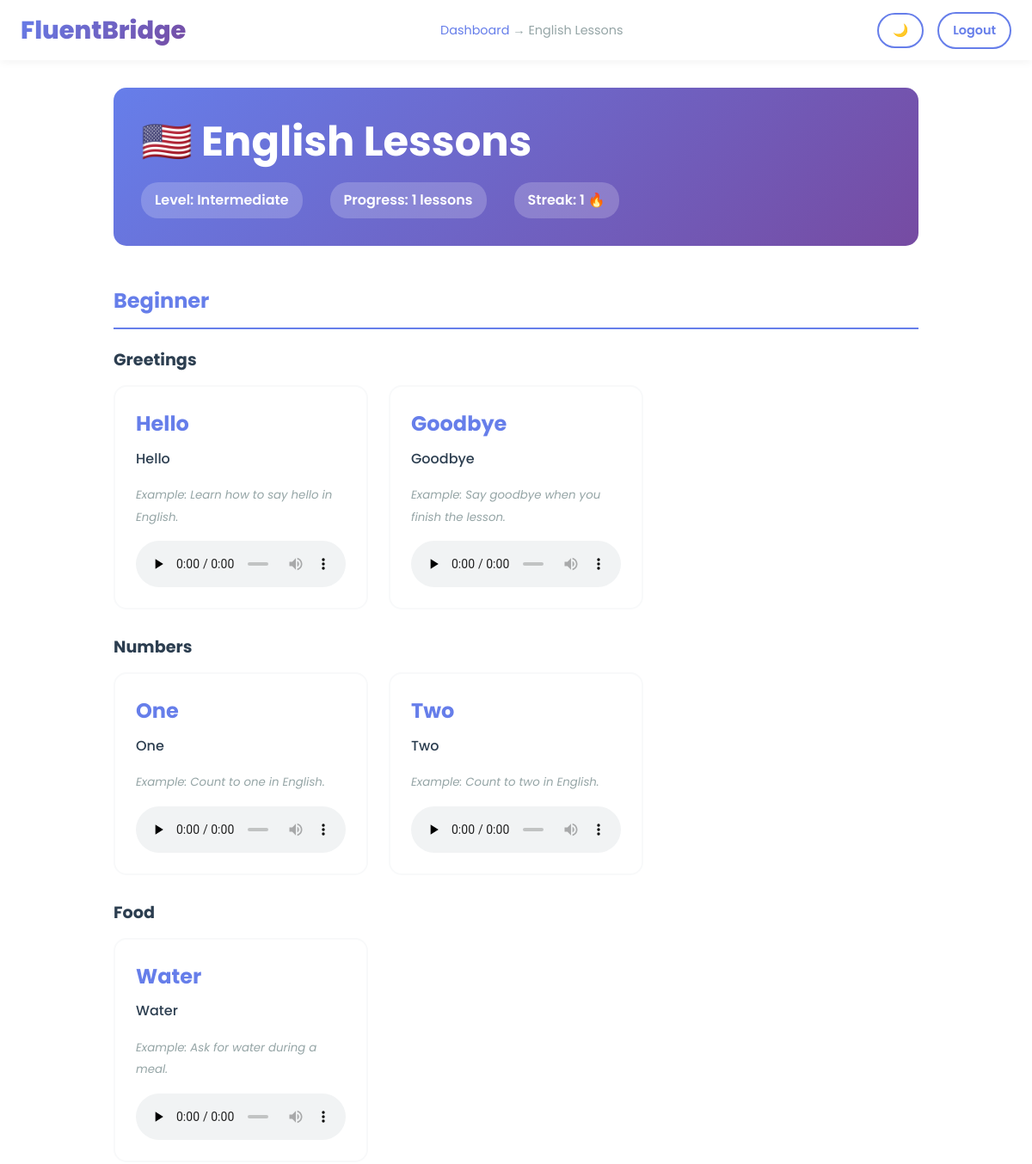
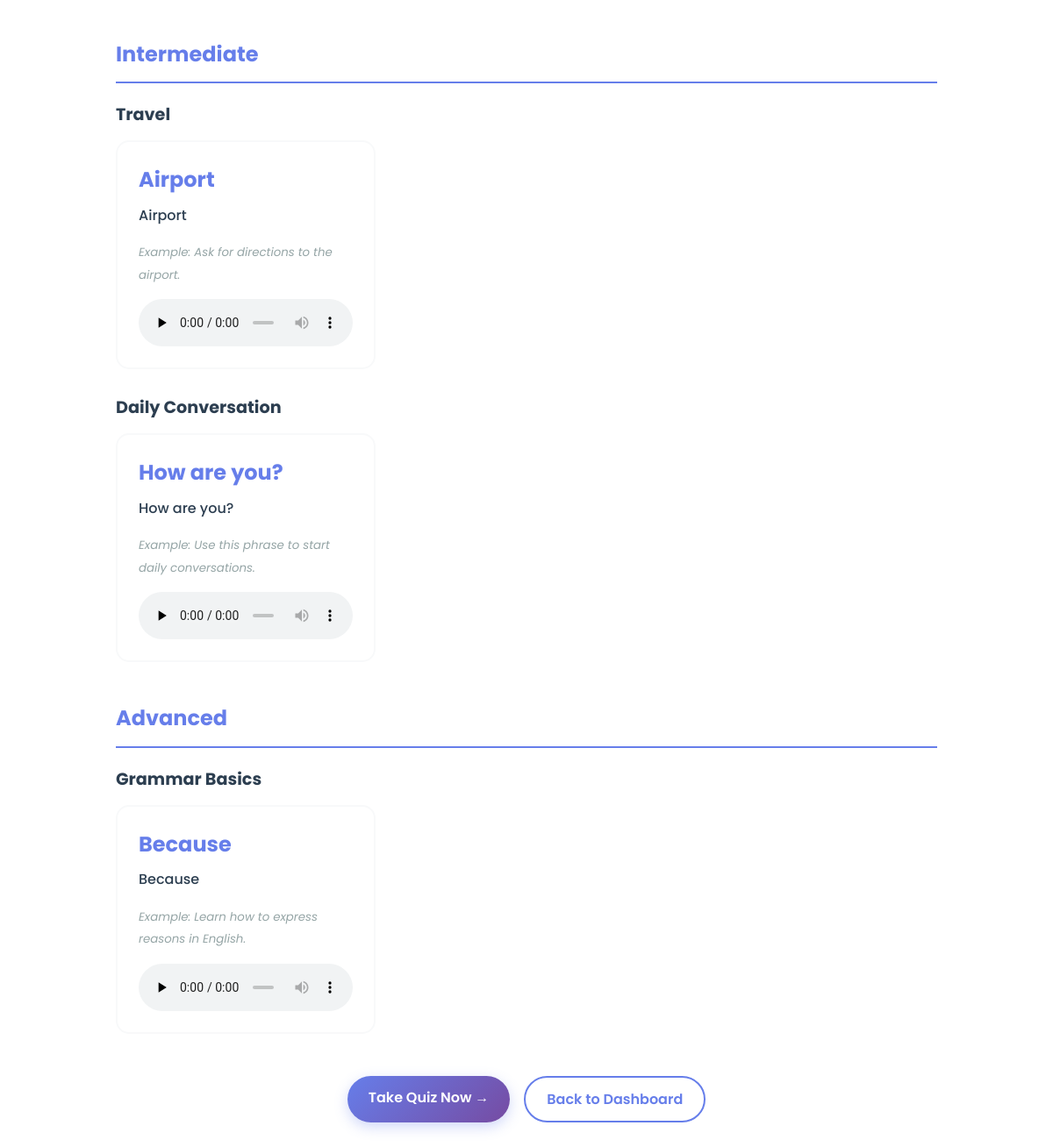
The app's page /lessons/1 (signed in) with its own data (2 pictures, top to bottom).
### tables this page shows
CREATE TABLE languages
                 (id INTEGER PRIMARY KEY,
                  name TEXT NOT NULL UNIQUE,
                  flag TEXT NOT NULL);

CREATE TABLE user_progress
                 (id INTEGER PRIMARY KEY,
                  user_id INTEGER NOT NULL,
                  language_id INTEGER NOT NULL,
                  level TEXT DEFAULT 'Beginner',
                  score INTEGER DEFAULT 0,
                  streak INTEGER DEFAULT 0,
                  lessons_completed INTEGER DEFAULT 0,
                  quizzes_completed INTEGER DEFAULT 0,
                  last_learned TIMESTAMP,
                  FOREIGN KEY(user_id) REFERENCES users(id),
                  FOREIGN KEY(language_id) REFERENCES languages(id));

CREATE TABLE lessons
                 (id INTEGER PRIMARY KEY,
                  language_id INTEGER NOT NULL,
                  level TEXT NOT NULL,
                  category TEXT NOT NULL,
                  word TEXT NOT NULL,
                  meaning TEXT NOT NULL,
                  example TEXT,
                  FOREIGN KEY(language_id) REFERENCES languages(id));

### app.py (the view)
@app.route('/lessons/<int:lang_id>')
@login_required
def lessons(lang_id):
    conn = get_db()
    c = conn.cursor()
    c.execute('SELECT * FROM languages WHERE id = ?', (lang_id,))
    language = c.fetchone()
    c.execute('''SELECT DISTINCT level FROM lessons WHERE language_id = ?
                ORDER BY CASE level
                         WHEN 'Beginner' THEN 1
                         WHEN 'Intermediate' THEN 2
                         WHEN 'Advanced' THEN 3
                         END''', (lang_id,))
    levels = [row[0] for row in c.fetchall()]
    lessons_data = {}
    for level in levels:
        c.execute('''SELECT DISTINCT category FROM lessons
                    WHERE language_id = ? AND level = ?''', (lang_id, level))
        categories = [row[0] for row in c.fetchall()]
        lessons_data[level] = {}
        for category in categories:
            c.execute('''SELECT * FROM lessons
                        WHERE language_id = ? AND level = ? AND category = ?''',
                     (lang_id, level, category))
            lessons_data[level][category] = c.fetchall()
    c.execute('SELECT * FROM user_progress WHERE user_id = ? AND language_id = ?',
             (session['user_id'], lang_id))
    user_progress = c.fetchone()
    conn.close()
    return render_template('lessons_page.html',
                          language=language,
                          levels=levels,
                          lessons_data=lessons_data,
                          user_progress=user_progress)

### app.py (called while the page is built)
def get_db():
    conn = sqlite3.connect(DATABASE)
    conn.row_factory = sqlite3.Row
    return conn

def login_required(f):
    @wraps(f)
    def decorated_function(*args, **kwargs):
        if 'user_id' not in session:
            next_url = request.path
            return redirect(url_for('login', next=next_url))
        return f(*args, **kwargs)
    return decorated_function

### templates/lessons_page.html (shortened to what this page needs)
<!DOCTYPE html>
<html lang="en">
<head>
    <link rel="stylesheet" href="{{ url_for('static', filename='style.css') }}">
</head>
<body data-language="{{ language.name }}">
    <nav class="navbar navbar-dashboard">
        <div class="navbar-brand">
            <a href="/dashboard" class="logo">FluentBridge</a>
        </div>
        <div class="breadcrumb">
            <a href="/dashboard">Dashboard</a> → {{ language.name }} Lessons
        </div>
        <div class="navbar-right">
            <button class="btn btn-outline btn-small dark-toggle" type="button" onclick="toggleDarkMode()">🌙</button>
            <a href="/logout" class="btn btn-outline btn-small">Logout</a>
        </div>
    </nav>
    <div class="lesson-container">
        <div class="lesson-header">
            <h1>{{ language.flag }} {{ language.name }} Lessons</h1>
            <div class="lesson-stats">
                <span>Level: {{ user_progress.level if user_progress else 'Beginner' }}</span>
                <span>Progress: {{ user_progress.lessons_completed if user_progress else 0 }} lessons</span>
                <span>Streak: {{ user_progress.streak if user_progress else 0 }} 🔥</span>
            </div>
        </div>
        <div class="lesson-content">
            {% for level in levels %}
            <div class="level-section">
                <h2 class="level-title">{{ level }}</h2>
                {% for category, category_lessons in lessons_data[level].items() %}
                <div class="category-section">
                    <h3>{{ category }}</h3>
                    <div class="lessons-list">
                        {% for lesson in category_lessons %}
                        <div class="lesson-card">
                            <div class="lesson-word">{{ lesson.word }}</div>
                            <div class="lesson-meaning">{{ lesson.meaning }}</div>
                            <div class="lesson-example">
                                <small>Example: {{ lesson.example }}</small>
                            </div>
                            <audio controls preload="none" src="{{ url_for('pronounce', word=lesson.word, lang=language.name) }}">
                            </audio>
                        </div>
                        {% endfor %}
                    </div>
                </div>
                {% endfor %}
            </div>
            {% endfor %}
        </div>
        <div class="lesson-footer">
            <a href="/quiz/{{ language.id }}" class="btn btn-primary btn-large">Take Quiz Now →</a>
            <a href="/dashboard" class="btn btn-outline">Back to Dashboard</a>
        </div>
    </div>
</body>
</html>

### static/style.css (style rules this page uses)
* { margin: 0; padding: 0; box-sizing: border-box; }
:root { --primary: #667eea; --secondary: #764ba2; --accent: #ff6b6b; --success: #51cf66; --warning: #ffa500; --danger: #ff6b6b; --light: #f8f9fa; --lighter: #f0f3ff; --dark: #2c3e50; --gray: #95a5a6; }
html { scroll-behavior: smooth; }
body { font-family: 'Poppins', sans-serif; color: var(--dark); background: #ffffff; line-height: 1.6; }
h1, h2, h3, h4, h5, h6 { font-weight: 700; line-height: 1.3; }
h1 { font-size: 3rem; }
h2 { font-size: 2rem; margin-bottom: 1rem; }
h3 { font-size: 1.5rem; }
.navbar { display: flex; justify-content: space-between; align-items: center; padding: 1rem 1.5rem; background: white; box-shadow: 0 2px 10px rgba(0, 0, 0, 0.05); position: sticky; top: 0; z-index: 1000; width: 100%; }
.navbar-brand { display: flex; align-items: center; }
.logo { font-size: 1.8rem; font-weight: 800; background: linear-gradient(135deg, var(--primary), var(--secondary)); -webkit-background-clip: text; -webkit-text-fill-color: transparent; background-clip: text; margin: 0; }
.navbar-brand a:link, .navbar-brand a:visited { text-decoration: none; color: inherit; }
.navbar-right { display: flex; gap: 1rem; align-items: center; }
.navbar-dashboard { display: flex; align-items: center; justify-content: space-between; gap: 1.5rem; padding: 0.75rem 1.5rem; }
.breadcrumb { flex: 1; text-align: center; color: var(--gray); font-size: 0.9rem; }
.breadcrumb a { color: var(--primary); text-decoration: none; }
.btn { display: inline-block; padding: 0.75rem 1.5rem; border-radius: 50px; border: none; font-weight: 600; cursor: pointer; transition: all 0.3s ease; text-decoration: none; font-size: 1rem; font-family: 'Poppins', sans-serif; }
.btn-primary { background: linear-gradient(135deg, var(--primary), var(--secondary)); color: white; box-shadow: 0 5px 15px rgba(102, 126, 234, 0.3); }
.btn-outline { background: white; border: 2px solid var(--primary); color: var(--primary); }
.dark-toggle { min-width: 48px; background: rgba(255, 255, 255, 0.06); color: var(--primary); }
.btn-small { padding: 0.5rem 1rem; font-size: 0.9rem; }
.lesson-container { max-width: 1000px; margin: 0 auto; padding: 2rem; }
.lesson-header { background: linear-gradient(135deg, var(--primary) 0%, var(--secondary) 100%); color: white; padding: 2rem; border-radius: 15px; margin-bottom: 3rem; }
.lesson-header h1 { margin-bottom: 1rem; }
.lesson-stats { display: flex; gap: 2rem; flex-wrap: wrap; }
.lesson-stats span { background: rgba(255, 255, 255, 0.2); padding: 0.5rem 1rem; border-radius: 20px; font-weight: 600; }
.lesson-content { margin-bottom: 2rem; }
.level-section { margin-bottom: 3rem; }
.level-title { color: var(--primary); font-size: 1.5rem; margin-bottom: 1.5rem; padding-bottom: 1rem; border-bottom: 2px solid var(--primary); }
.category-section { margin-bottom: 2rem; }
.category-section h3 { color: var(--dark); margin-bottom: 1rem; font-size: 1.2rem; }
.lessons-list { display: grid; grid-template-columns: repeat(auto-fill, minmax(280px, 1fr)); gap: 1.5rem; }
.lesson-card { background: white; border: 2px solid var(--light); border-radius: 15px; padding: 1.5rem; transition: all 0.3s ease; overflow: hidden; width: 100%; }
.lesson-card audio { width: 100%; max-width: 100%; margin-top: 12px; border-radius: 12px; display: block; }
.lesson-word { font-size: 1.5rem; font-weight: 700; color: var(--primary); margin-bottom: 0.5rem; }
.lesson-meaning { font-size: 1rem; color: var(--dark); margin-bottom: 1rem; font-weight: 500; }
.lesson-example { margin-bottom: 1rem; font-style: italic; color: var(--gray); }
.lesson-footer { display: flex; gap: 1rem; justify-content: center; margin-top: 2rem; }

### records on screen
languages: name "English", flag "🇺🇸"
user_progress: level "Intermediate", lessons_completed "1", streak "1"
lessons: word "Hello", meaning "Hello", example "Learn how to say hello in English."
lessons: word "Goodbye", meaning "Goodbye", example "Say goodbye when you finish the lesson."
lessons: word "One", meaning "One", example "Count to one in English."
lessons: word "Two", meaning "Two", example "Count to two in English."
lessons: word "Water", meaning "Water", example "Ask for water during a meal."
lessons: word "Airport", meaning "Airport", example "Ask for directions to the airport."
lessons: word "How are you?", meaning "How are you?", example "Use this phrase to start daily conversations."
lessons: word "Because", meaning "Because", example "Learn how to express reasons in English."

### other values on screen
{{ level }} "Beginner" "Intermediate" "Advanced"
{{ category }} "Greetings" "Numbers" "Food" "Travel" "Daily Conversation" "Grammar Basics"
